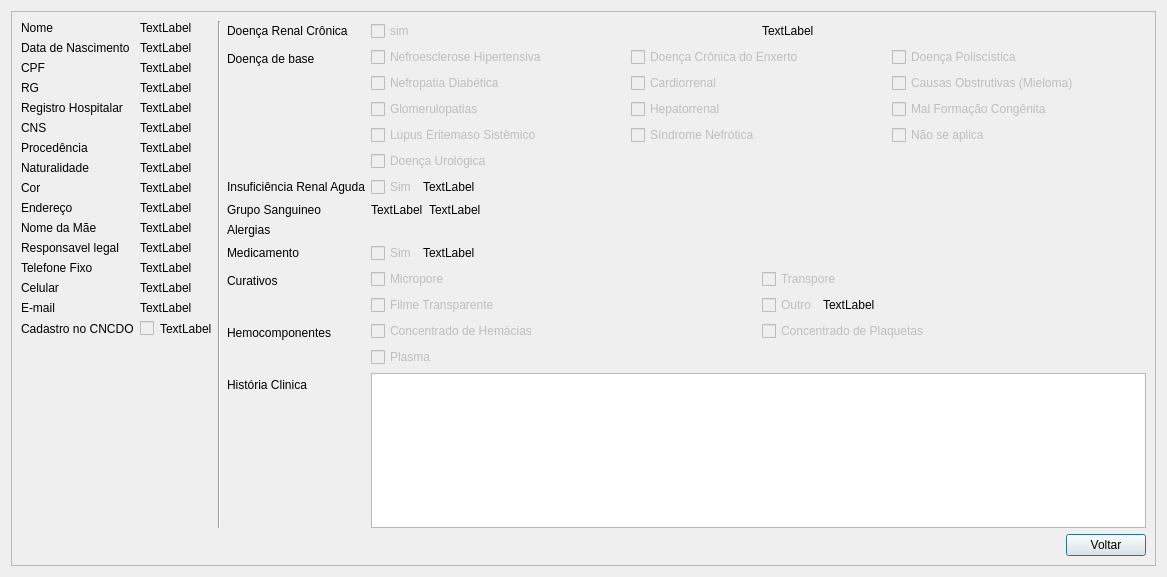
<?xml version="1.0" encoding="UTF-8"?>
<ui version="4.0">
 <class>cadastro_leitura</class>
 <widget class="QDialog" name="cadastro_leitura">
  <property name="geometry">
   <rect>
    <x>0</x>
    <y>0</y>
    <width>1167</width>
    <height>577</height>
   </rect>
  </property>
  <property name="windowTitle">
   <string>Cadastro</string>
  </property>
  <layout class="QHBoxLayout" name="horizontalLayout_11">
   <item>
    <widget class="QScrollArea" name="scrollArea">
     <property name="widgetResizable">
      <bool>true</bool>
     </property>
     <widget class="QWidget" name="scrollAreaWidgetContents">
      <property name="geometry">
       <rect>
        <x>0</x>
        <y>0</y>
        <width>1143</width>
        <height>553</height>
       </rect>
      </property>
      <layout class="QHBoxLayout" name="horizontalLayout_10">
       <item>
        <layout class="QVBoxLayout" name="verticalLayout">
         <item>
          <layout class="QHBoxLayout" name="horizontalLayout_2">
           <item>
            <layout class="QFormLayout" name="formLayout_2">
             <item row="0" column="0">
              <widget class="QLabel" name="label">
               <property name="text">
                <string>Nome</string>
               </property>
              </widget>
             </item>
             <item row="0" column="1">
              <widget class="QLabel" name="nome">
               <property name="text">
                <string>TextLabel</string>
               </property>
              </widget>
             </item>
             <item row="1" column="0">
              <widget class="QLabel" name="label_3">
               <property name="text">
                <string>Data de Nascimento</string>
               </property>
              </widget>
             </item>
             <item row="1" column="1">
              <widget class="QLabel" name="datanascimento">
               <property name="text">
                <string>TextLabel</string>
               </property>
              </widget>
             </item>
             <item row="2" column="0">
              <widget class="QLabel" name="label_2">
               <property name="text">
                <string>CPF</string>
               </property>
              </widget>
             </item>
             <item row="2" column="1">
              <widget class="QLabel" name="CPF">
               <property name="text">
                <string>TextLabel</string>
               </property>
              </widget>
             </item>
             <item row="3" column="0">
              <widget class="QLabel" name="label_4">
               <property name="text">
                <string>RG</string>
               </property>
              </widget>
             </item>
             <item row="3" column="1">
              <widget class="QLabel" name="rg">
               <property name="text">
                <string>TextLabel</string>
               </property>
              </widget>
             </item>
             <item row="4" column="0">
              <widget class="QLabel" name="label_5">
               <property name="text">
                <string>Registro Hospitalar</string>
               </property>
              </widget>
             </item>
             <item row="4" column="1">
              <widget class="QLabel" name="registrohospitalar">
               <property name="text">
                <string>TextLabel</string>
               </property>
              </widget>
             </item>
             <item row="5" column="0">
              <widget class="QLabel" name="label_6">
               <property name="text">
                <string>CNS</string>
               </property>
              </widget>
             </item>
             <item row="5" column="1">
              <widget class="QLabel" name="CNS">
               <property name="text">
                <string>TextLabel</string>
               </property>
              </widget>
             </item>
             <item row="6" column="0">
              <widget class="QLabel" name="label_7">
               <property name="text">
                <string>Procedência</string>
               </property>
              </widget>
             </item>
             <item row="6" column="1">
              <widget class="QLabel" name="Procedencia">
               <property name="text">
                <string>TextLabel</string>
               </property>
              </widget>
             </item>
             <item row="7" column="0">
              <widget class="QLabel" name="label_8">
               <property name="text">
                <string>Naturalidade</string>
               </property>
              </widget>
             </item>
             <item row="7" column="1">
              <widget class="QLabel" name="Naturalidade">
               <property name="text">
                <string>TextLabel</string>
               </property>
              </widget>
             </item>
             <item row="8" column="0">
              <widget class="QLabel" name="label_9">
               <property name="text">
                <string>Cor</string>
               </property>
              </widget>
             </item>
             <item row="8" column="1">
              <widget class="QLabel" name="cor">
               <property name="text">
                <string>TextLabel</string>
               </property>
              </widget>
             </item>
             <item row="9" column="0">
              <widget class="QLabel" name="label_10">
               <property name="text">
                <string>Endereço</string>
               </property>
              </widget>
             </item>
             <item row="9" column="1">
              <widget class="QLabel" name="endereco">
               <property name="text">
                <string>TextLabel</string>
               </property>
              </widget>
             </item>
             <item row="10" column="0">
              <widget class="QLabel" name="label_11">
               <property name="text">
                <string>Nome da Mãe</string>
               </property>
              </widget>
             </item>
             <item row="10" column="1">
              <widget class="QLabel" name="nomeMae">
               <property name="text">
                <string>TextLabel</string>
               </property>
              </widget>
             </item>
             <item row="11" column="0">
              <widget class="QLabel" name="label_12">
               <property name="text">
                <string>Responsavel legal</string>
               </property>
              </widget>
             </item>
             <item row="11" column="1">
              <widget class="QLabel" name="responsavellegal">
               <property name="text">
                <string>TextLabel</string>
               </property>
              </widget>
             </item>
             <item row="12" column="0">
              <widget class="QLabel" name="label_13">
               <property name="text">
                <string>Telefone Fixo</string>
               </property>
              </widget>
             </item>
             <item row="12" column="1">
              <widget class="QLabel" name="telefonefixo">
               <property name="text">
                <string>TextLabel</string>
               </property>
              </widget>
             </item>
             <item row="13" column="0">
              <widget class="QLabel" name="label_14">
               <property name="text">
                <string>Celular</string>
               </property>
              </widget>
             </item>
             <item row="13" column="1">
              <widget class="QLabel" name="celular">
               <property name="text">
                <string>TextLabel</string>
               </property>
              </widget>
             </item>
             <item row="14" column="0">
              <widget class="QLabel" name="label_15">
               <property name="text">
                <string>E-mail</string>
               </property>
              </widget>
             </item>
             <item row="17" column="0">
              <widget class="QLabel" name="label_16">
               <property name="text">
                <string/>
               </property>
              </widget>
             </item>
             <item row="14" column="1">
              <widget class="QLabel" name="email">
               <property name="text">
                <string>TextLabel</string>
               </property>
              </widget>
             </item>
             <item row="15" column="0">
              <widget class="QLabel" name="label_17">
               <property name="text">
                <string>Cadastro no CNCDO</string>
               </property>
              </widget>
             </item>
             <item row="15" column="1">
              <layout class="QHBoxLayout" name="horizontalLayout_3">
               <item>
                <widget class="QCheckBox" name="checkcadastro">
                 <property name="enabled">
                  <bool>false</bool>
                 </property>
                 <property name="sizePolicy">
                  <sizepolicy hsizetype="Maximum" vsizetype="Maximum">
                   <horstretch>0</horstretch>
                   <verstretch>0</verstretch>
                  </sizepolicy>
                 </property>
                 <property name="text">
                  <string/>
                 </property>
                </widget>
               </item>
               <item>
                <widget class="QLabel" name="cadastronocncdo">
                 <property name="text">
                  <string>TextLabel</string>
                 </property>
                </widget>
               </item>
              </layout>
             </item>
            </layout>
           </item>
           <item>
            <widget class="Line" name="line">
             <property name="orientation">
              <enum>Qt::Vertical</enum>
             </property>
            </widget>
           </item>
           <item>
            <layout class="QFormLayout" name="formLayout">
             <item row="0" column="0">
              <widget class="QLabel" name="label_19">
               <property name="text">
                <string>Doença Renal Crônica</string>
               </property>
              </widget>
             </item>
             <item row="0" column="1">
              <layout class="QHBoxLayout" name="horizontalLayout_5">
               <item>
                <widget class="QCheckBox" name="checkdoencarenai">
                 <property name="enabled">
                  <bool>false</bool>
                 </property>
                 <property name="text">
                  <string>sim</string>
                 </property>
                </widget>
               </item>
               <item>
                <widget class="QLabel" name="doencarenalcronica">
                 <property name="text">
                  <string>TextLabel</string>
                 </property>
                </widget>
               </item>
              </layout>
             </item>
             <item row="1" column="0">
              <widget class="QLabel" name="label_20">
               <property name="text">
                <string>Doença de base</string>
               </property>
              </widget>
             </item>
             <item row="1" column="1">
              <layout class="QGridLayout" name="gridLayout">
               <item row="1" column="1">
                <widget class="QCheckBox" name="Cardiorenal">
                 <property name="enabled">
                  <bool>false</bool>
                 </property>
                 <property name="text">
                  <string>Cardiorrenal</string>
                 </property>
                </widget>
               </item>
               <item row="2" column="2">
                <widget class="QCheckBox" name="malformacaocongenita">
                 <property name="enabled">
                  <bool>false</bool>
                 </property>
                 <property name="text">
                  <string>Mal Formação Congênita</string>
                 </property>
                </widget>
               </item>
               <item row="0" column="2">
                <widget class="QCheckBox" name="doencapoliscistica">
                 <property name="enabled">
                  <bool>false</bool>
                 </property>
                 <property name="text">
                  <string>Doença Poliscística</string>
                 </property>
                </widget>
               </item>
               <item row="3" column="0">
                <widget class="QCheckBox" name="lupuseritemasosistemico">
                 <property name="enabled">
                  <bool>false</bool>
                 </property>
                 <property name="text">
                  <string>Lúpus Eritemaso Sistêmico</string>
                 </property>
                </widget>
               </item>
               <item row="2" column="1">
                <widget class="QCheckBox" name="Hepatorrenal">
                 <property name="enabled">
                  <bool>false</bool>
                 </property>
                 <property name="text">
                  <string>Hepatorrenal</string>
                 </property>
                </widget>
               </item>
               <item row="1" column="2">
                <widget class="QCheckBox" name="causasobstrutivasmieloma">
                 <property name="enabled">
                  <bool>false</bool>
                 </property>
                 <property name="text">
                  <string>Causas Obstrutivas (Mieloma)</string>
                 </property>
                </widget>
               </item>
               <item row="1" column="0">
                <widget class="QCheckBox" name="nefropatiadiabetica">
                 <property name="enabled">
                  <bool>false</bool>
                 </property>
                 <property name="text">
                  <string>Nefropatia Diabética</string>
                 </property>
                </widget>
               </item>
               <item row="0" column="0">
                <widget class="QCheckBox" name="nefroesclerose">
                 <property name="enabled">
                  <bool>false</bool>
                 </property>
                 <property name="text">
                  <string>Nefroesclerose Hipertensiva</string>
                 </property>
                </widget>
               </item>
               <item row="0" column="1">
                <widget class="QCheckBox" name="doencacronicadoenxerto">
                 <property name="enabled">
                  <bool>false</bool>
                 </property>
                 <property name="text">
                  <string>Doença Crônica do Enxerto</string>
                 </property>
                </widget>
               </item>
               <item row="2" column="0">
                <widget class="QCheckBox" name="Glomerulopatias">
                 <property name="enabled">
                  <bool>false</bool>
                 </property>
                 <property name="text">
                  <string>Glomerulopatias</string>
                 </property>
                </widget>
               </item>
               <item row="4" column="0">
                <widget class="QCheckBox" name="doencaurologica">
                 <property name="enabled">
                  <bool>false</bool>
                 </property>
                 <property name="text">
                  <string>Doença Urológica</string>
                 </property>
                </widget>
               </item>
               <item row="3" column="1">
                <widget class="QCheckBox" name="sindromenefrotica">
                 <property name="enabled">
                  <bool>false</bool>
                 </property>
                 <property name="text">
                  <string>Síndrome Nefrótica</string>
                 </property>
                </widget>
               </item>
               <item row="3" column="2">
                <widget class="QCheckBox" name="naoseaplica">
                 <property name="enabled">
                  <bool>false</bool>
                 </property>
                 <property name="text">
                  <string>Não se aplica</string>
                 </property>
                </widget>
               </item>
              </layout>
             </item>
             <item row="2" column="0">
              <widget class="QLabel" name="label_21">
               <property name="text">
                <string>Insuficiência Renal Aguda</string>
               </property>
              </widget>
             </item>
             <item row="2" column="1">
              <layout class="QHBoxLayout" name="horizontalLayout_6">
               <item>
                <widget class="QCheckBox" name="checkinsufieciencia">
                 <property name="enabled">
                  <bool>false</bool>
                 </property>
                 <property name="sizePolicy">
                  <sizepolicy hsizetype="Maximum" vsizetype="Fixed">
                   <horstretch>0</horstretch>
                   <verstretch>0</verstretch>
                  </sizepolicy>
                 </property>
                 <property name="text">
                  <string>Sim</string>
                 </property>
                </widget>
               </item>
               <item>
                <widget class="QLabel" name="datainsuficienciarenalaguda">
                 <property name="text">
                  <string>TextLabel</string>
                 </property>
                </widget>
               </item>
              </layout>
             </item>
             <item row="3" column="0">
              <widget class="QLabel" name="label_22">
               <property name="text">
                <string>Grupo Sanguineo</string>
               </property>
              </widget>
             </item>
             <item row="4" column="0">
              <widget class="QLabel" name="label_23">
               <property name="text">
                <string>Alergias</string>
               </property>
              </widget>
             </item>
             <item row="5" column="0">
              <widget class="QLabel" name="label_24">
               <property name="text">
                <string>Medicamento</string>
               </property>
              </widget>
             </item>
             <item row="6" column="0">
              <widget class="QLabel" name="label_25">
               <property name="text">
                <string>Curativos</string>
               </property>
              </widget>
             </item>
             <item row="7" column="0">
              <widget class="QLabel" name="label_26">
               <property name="text">
                <string>Hemocomponentes</string>
               </property>
              </widget>
             </item>
             <item row="3" column="1">
              <layout class="QHBoxLayout" name="horizontalLayout_7">
               <item>
                <widget class="QLabel" name="grupoletra">
                 <property name="sizePolicy">
                  <sizepolicy hsizetype="Maximum" vsizetype="Preferred">
                   <horstretch>0</horstretch>
                   <verstretch>0</verstretch>
                  </sizepolicy>
                 </property>
                 <property name="text">
                  <string>TextLabel</string>
                 </property>
                </widget>
               </item>
               <item>
                <widget class="QLabel" name="grupopolo">
                 <property name="text">
                  <string>TextLabel</string>
                 </property>
                </widget>
               </item>
              </layout>
             </item>
             <item row="5" column="1">
              <layout class="QHBoxLayout" name="horizontalLayout_8">
               <item>
                <widget class="QCheckBox" name="checkmedicamento">
                 <property name="enabled">
                  <bool>false</bool>
                 </property>
                 <property name="sizePolicy">
                  <sizepolicy hsizetype="Maximum" vsizetype="Fixed">
                   <horstretch>0</horstretch>
                   <verstretch>0</verstretch>
                  </sizepolicy>
                 </property>
                 <property name="text">
                  <string>Sim</string>
                 </property>
                </widget>
               </item>
               <item>
                <widget class="QLabel" name="medicamento">
                 <property name="text">
                  <string>TextLabel</string>
                 </property>
                </widget>
               </item>
              </layout>
             </item>
             <item row="6" column="1">
              <layout class="QGridLayout" name="gridLayout_2">
               <item row="0" column="1">
                <widget class="QCheckBox" name="Transpore">
                 <property name="enabled">
                  <bool>false</bool>
                 </property>
                 <property name="text">
                  <string>Transpore</string>
                 </property>
                </widget>
               </item>
               <item row="0" column="0">
                <widget class="QCheckBox" name="Micropore">
                 <property name="enabled">
                  <bool>false</bool>
                 </property>
                 <property name="text">
                  <string>Micropore</string>
                 </property>
                </widget>
               </item>
               <item row="1" column="0">
                <widget class="QCheckBox" name="checkfilme">
                 <property name="enabled">
                  <bool>false</bool>
                 </property>
                 <property name="text">
                  <string>Filme Transparente</string>
                 </property>
                </widget>
               </item>
               <item row="1" column="1">
                <layout class="QHBoxLayout" name="horizontalLayout_9">
                 <item>
                  <widget class="QCheckBox" name="checkoutro">
                   <property name="enabled">
                    <bool>false</bool>
                   </property>
                   <property name="sizePolicy">
                    <sizepolicy hsizetype="Maximum" vsizetype="Fixed">
                     <horstretch>0</horstretch>
                     <verstretch>0</verstretch>
                    </sizepolicy>
                   </property>
                   <property name="text">
                    <string>Outro</string>
                   </property>
                  </widget>
                 </item>
                 <item>
                  <widget class="QLabel" name="outro">
                   <property name="text">
                    <string>TextLabel</string>
                   </property>
                  </widget>
                 </item>
                </layout>
               </item>
              </layout>
             </item>
             <item row="7" column="1">
              <layout class="QGridLayout" name="gridLayout_3">
               <item row="0" column="0">
                <widget class="QCheckBox" name="concentradodehemacias">
                 <property name="enabled">
                  <bool>false</bool>
                 </property>
                 <property name="text">
                  <string>Concentrado de Hemácias</string>
                 </property>
                </widget>
               </item>
               <item row="0" column="1">
                <widget class="QCheckBox" name="concentradodeplaquetas">
                 <property name="enabled">
                  <bool>false</bool>
                 </property>
                 <property name="text">
                  <string>Concentrado de Plaquetas</string>
                 </property>
                </widget>
               </item>
               <item row="1" column="0">
                <widget class="QCheckBox" name="plasma">
                 <property name="enabled">
                  <bool>false</bool>
                 </property>
                 <property name="text">
                  <string>Plasma</string>
                 </property>
                </widget>
               </item>
              </layout>
             </item>
             <item row="8" column="0">
              <widget class="QLabel" name="label_18">
               <property name="text">
                <string>História Clinica</string>
               </property>
              </widget>
             </item>
             <item row="8" column="1">
              <widget class="QTextBrowser" name="historia"/>
             </item>
            </layout>
           </item>
          </layout>
         </item>
         <item>
          <layout class="QHBoxLayout" name="horizontalLayout">
           <item>
            <spacer name="horizontalSpacer">
             <property name="orientation">
              <enum>Qt::Horizontal</enum>
             </property>
             <property name="sizeHint" stdset="0">
              <size>
               <width>40</width>
               <height>20</height>
              </size>
             </property>
            </spacer>
           </item>
           <item>
            <widget class="QPushButton" name="pushButton">
             <property name="text">
              <string>Voltar</string>
             </property>
            </widget>
           </item>
          </layout>
         </item>
        </layout>
       </item>
      </layout>
     </widget>
    </widget>
   </item>
  </layout>
 </widget>
 <resources/>
 <connections/>
</ui>
